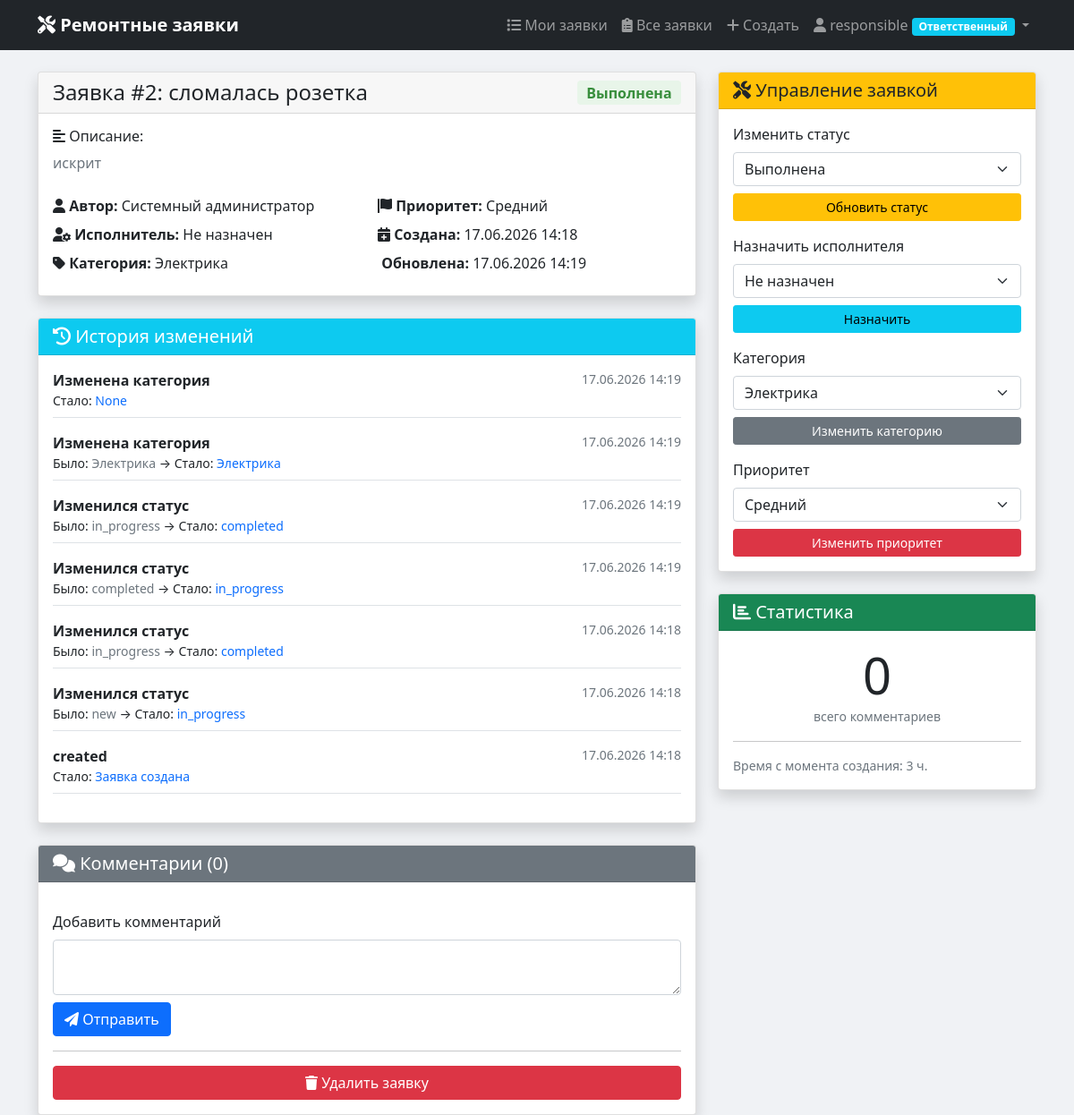
The app's page /2 (signed in), older data.
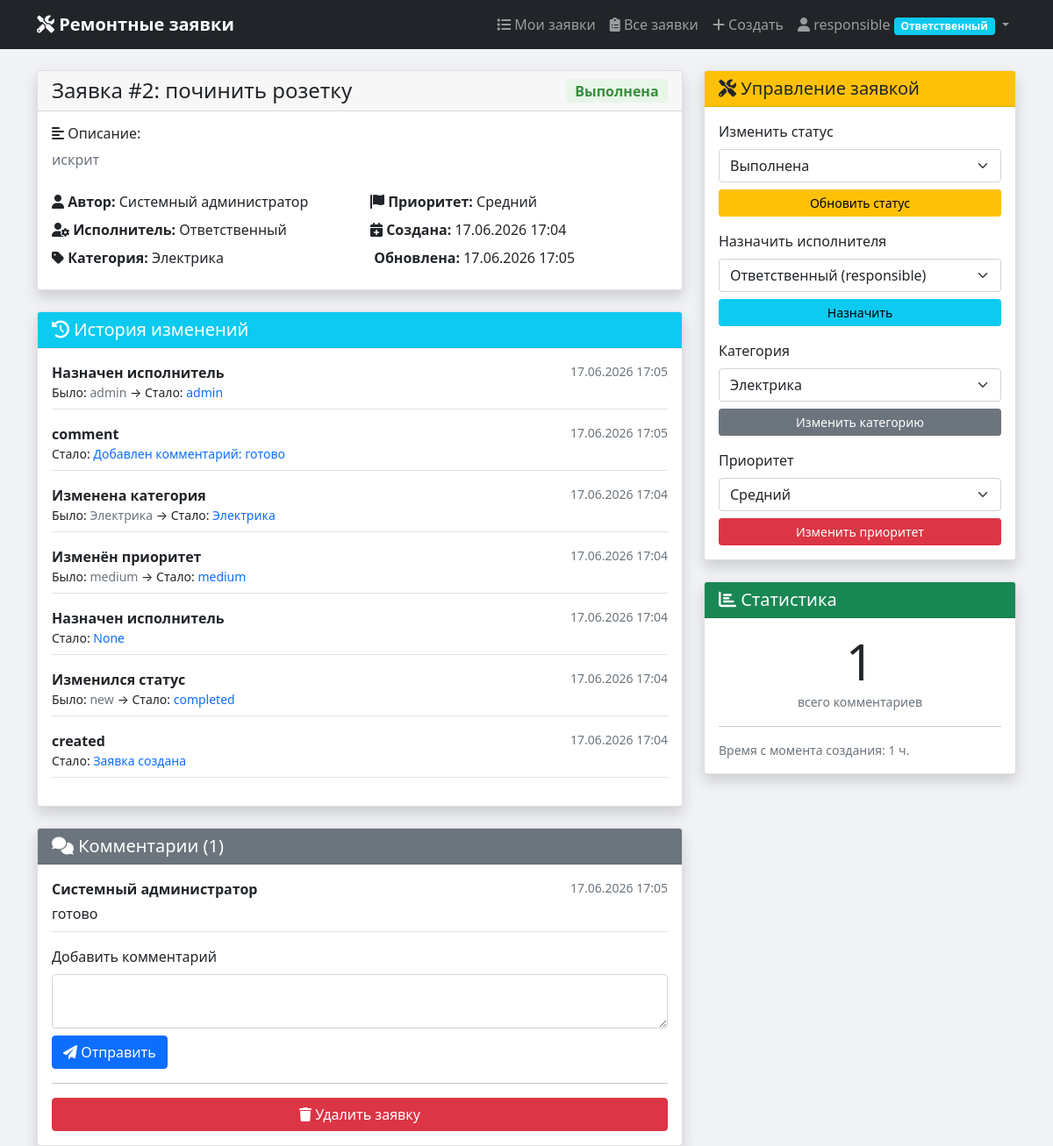
The same page, newer data.
### app/models.py (models this page shows, shortened)
class Ticket(db.Model):
    __tablename__ = 'tickets'
    id = db.Column(db.Integer, primary_key=True)
    title = db.Column(db.String(200), nullable=False)
    description = db.Column(db.Text)
    status = db.Column(db.String(20), default='new')  # new, in_progress, completed, canceled
    priority = db.Column(db.String(20), default='medium')  # low, medium, high, critical
    created_at = db.Column(db.DateTime, default=datetime.utcnow)
    updated_at = db.Column(db.DateTime, default=datetime.utcnow, onupdate=datetime.utcnow)
    author_id = db.Column(db.Integer, db.ForeignKey('users.id'), nullable=False)
    assignee_id = db.Column(db.Integer, db.ForeignKey('users.id'), nullable=True)
    category_id = db.Column(db.Integer, db.ForeignKey('categories.id'), nullable=True)
    comments = db.relationship('Comment', backref='ticket', lazy=True, cascade='all, delete-orphan')
    history = db.relationship('TicketHistory', backref='ticket', lazy=True, cascade='all, delete-orphan')

class TicketHistory(db.Model):
    __tablename__ = 'ticket_history'
    id = db.Column(db.Integer, primary_key=True)
    field_name = db.Column(db.String(50))
    old_value = db.Column(db.String(200))
    new_value = db.Column(db.String(200))
    change_date = db.Column(db.DateTime, default=datetime.utcnow)
    ticket_id = db.Column(db.Integer, db.ForeignKey('tickets.id'), nullable=False)

class User(UserMixin, db.Model):
    __tablename__ = 'users'
    id = db.Column(db.Integer, primary_key=True)
    username = db.Column(db.String(80), unique=True, nullable=False)
    email = db.Column(db.String(120), unique=True, nullable=False)
    password_hash = db.Column(db.String(200), nullable=False)
    role = db.Column(db.String(20), default='user')  # user, responsible, admin
    full_name = db.Column(db.String(100))
    created_at = db.Column(db.DateTime, default=datetime.utcnow)
    tickets_created = db.relationship('Ticket', foreign_keys='Ticket.author_id', backref='author', lazy=True)
    tickets_assigned = db.relationship('Ticket', foreign_keys='Ticket.assignee_id', backref='assignee', lazy=True)
    comments = db.relationship('Comment', backref='user', lazy=True)
    def is_responsible(self):
        return self.role in ['responsible', 'admin']

class Category(db.Model):
    __tablename__ = 'categories'
    id = db.Column(db.Integer, primary_key=True)
    name = db.Column(db.String(50), unique=True, nullable=False)
    description = db.Column(db.String(200))
    tickets = db.relationship('Ticket', backref='category', lazy=True)

class Comment(db.Model):
    __tablename__ = 'comments'
    id = db.Column(db.Integer, primary_key=True)
    content = db.Column(db.Text, nullable=False)
    created_at = db.Column(db.DateTime, default=datetime.utcnow)
    ticket_id = db.Column(db.Integer, db.ForeignKey('tickets.id'), nullable=False)
    user_id = db.Column(db.Integer, db.ForeignKey('users.id'), nullable=False)

### app/tickets.py (the view)
@tickets_bp.route('/<int:ticket_id>')
@login_required
def view_ticket(ticket_id):
    ticket = Ticket.query.get_or_404(ticket_id)
    if not current_user.is_responsible() and ticket.author_id != current_user.id:
        flash('У вас нет доступа к этой заявке', 'danger')
        return redirect(url_for('tickets.list_tickets'))
    responsible_users = User.query.filter(User.role.in_(['responsible', 'admin'])).all()
    categories = Category.query.all()
    from datetime import datetime
    now = datetime.utcnow()
    return render_template('ticket_detail.html',
                         ticket=ticket,
                         responsible_users=responsible_users,
                         categories=categories,
                         now=now)

### app/templates/ticket_detail.html (shortened to what the changed rows need)
{% extends "base.html" %}
{% block content %}
<div class="row">
    <div id="ticket-detail-root" class="col-lg-8">
        <div class="card shadow mb-4">
            <div class="card-header d-flex justify-content-between align-items-center">
                <h4 class="mb-0">Заявка #{{ ticket.id }}: {{ ticket.title }}</h4>
                <span class="badge status-{{ ticket.status.replace('_', '') }} fs-6">
                    {% if ticket.status == 'new' %}Новая
                    {% elif ticket.status == 'in_progress' %}В работе
                    {% elif ticket.status == 'completed' %}Выполнена
                    {% else %}Отменена{% endif %}
                </span>
            </div>
            <div class="card-body">
                <div class="mb-4">
                    <h6><i class="fas fa-align-left"></i> Описание:</h6>
                    <p class="text-muted">{{ ticket.description or 'Описание отсутствует' }}</p>
                </div>
                <div class="row">
                    <div class="col-md-6">
                        <div class="mb-2">
                            <strong><i class="fas fa-user-cog"></i> Исполнитель:</strong>
                            <span>{{ ticket.assignee.full_name or ticket.assignee.username if ticket.assignee else 'Не назначен' }}</span>
                        </div>
                    </div>
                    <div class="col-md-6">
                        <div class="mb-2">
                            <strong><i class="fas fa-calendar-plus"></i> Создана:</strong>
                            <span>{{ ticket.created_at.strftime('%d.%m.%Y %H:%M') }}</span>
                        </div>
                        <div class="mb-2">
                            <strong> Обновлена:</strong>
                            <span>{{ ticket.updated_at.strftime('%d.%m.%Y %H:%M') }}</span>
                        </div>
                    </div>
                </div>
            </div>
        </div>
        <div class="card shadow mb-4">
            <div class="card-body">
                {% if ticket.history %}
                    <div class="timeline">
                        {% for event in ticket.history|sort(attribute='change_date', reverse=True) %}
                        <div class="mb-3 pb-2 border-bottom">
                            <div class="d-flex justify-content-between">
                                <strong>
                                    {% if event.field_name == 'status' %}Изменился статус
                                    {% elif event.field_name == 'assignee' %}Назначен исполнитель
                                    {% elif event.field_name == 'category' %}Изменена категория
                                    {% elif event.field_name == 'priority' %}Изменён приоритет
                                    {% else %}{{ event.field_name }}{% endif %}
                                </strong>
                                <small class="text-muted">{{ event.change_date.strftime('%d.%m.%Y %H:%M') }}</small>
                            </div>
                            <div class="small">
                                {% if event.old_value %}
                                    Было: <span class="text-muted">{{ event.old_value }}</span> →
                                {% endif %}
                                Стало: <span class="text-primary">{{ event.new_value }}</span>
                            </div>
                        </div>
                        {% endfor %}
                    </div>
                {% else %}
                    <p class="text-muted">История изменений пуста</p>
                {% endif %}
            </div>
        </div>
        <div class="card shadow">
            <div class="card-header bg-secondary text-white">
                <h5 class="mb-0"><i class="fas fa-comments"></i> Комментарии ({{ ticket.comments|length }})</h5>
            </div>
            <div class="card-body">
                {% for comment in ticket.comments|sort(attribute='created_at') %}
                <div class="mb-3 pb-2 border-bottom">
                    <div class="d-flex justify-content-between">
                        <strong>{{ comment.user.full_name or comment.user.username }}</strong>
                        <small class="text-muted">{{ comment.created_at.strftime('%d.%m.%Y %H:%M') }}</small>
                    </div>
                    <p class="mb-0 mt-1">{{ comment.content }}</p>
                </div>
                {% endfor %}
            </div>
        </div>
    </div>
    <div class="col-lg-4">
        {% if current_user.is_responsible() %}
        <div class="card shadow mb-4">
            <div class="card-header bg-warning">
                <h5 class="mb-0"><i class="fas fa-tools"></i> Управление заявкой</h5>
            </div>
            <div class="card-body">
                <form method="POST" action="{{ url_for('tickets.edit_ticket_ajax', ticket_id=ticket.id) }}" class="mb-3 ajax-ticket-form">
                    <label class="form-label">Изменить статус</label>
                    <select name="status" class="form-select mb-2">
                        <option value="completed" {% if ticket.status == 'completed' %}selected{% endif %}>Выполнена</option>
                    </select>
                    <button type="submit" class="btn btn-sm btn-warning w-100">Обновить статус</button>
                </form>
                <form method="POST" action="{{ url_for('tickets.edit_ticket_ajax', ticket_id=ticket.id) }}" class="mb-3 ajax-ticket-form">
                    <label class="form-label">Назначить исполнителя</label>
                    <select name="assignee_id" class="form-select mb-2">
                        <option value="">Не назначен</option>
                        {% for user in responsible_users %}
                        <option value="{{ user.id }}" {% if ticket.assignee_id == user.id %}selected{% endif %}>
                            {{ user.full_name or user.username }} ({{ user.role }})
                        </option>
                        {% endfor %}
                    </select>
                    <button type="submit" class="btn btn-sm btn-info w-100">Назначить</button>
                </form>
                <form method="POST" action="{{ url_for('tickets.edit_ticket_ajax', ticket_id=ticket.id) }}" class="mb-3 ajax-ticket-form">
                    <label class="form-label">Категория</label>
                    <select name="category_id" class="form-select mb-2">
                        {% for cat in categories %}
                        <option value="{{ cat.id }}" {% if ticket.category_id == cat.id %}selected{% endif %}>
                            {{ cat.name }}
                        </option>
                        {% endfor %}
                    </select>
                    <button type="submit" class="btn btn-sm btn-secondary w-100">Изменить категорию</button>
                </form>
                <form method="POST" action="{{ url_for('tickets.edit_ticket_ajax', ticket_id=ticket.id) }}" class="ajax-ticket-form">
                    <label class="form-label">Приоритет</label>
                    <select name="priority" class="form-select mb-2">
                        <option value="medium" {% if ticket.priority == 'medium' %}selected{% endif %}>Средний</option>
                    </select>
                    <button type="submit" class="btn btn-sm btn-danger w-100">Изменить приоритет</button>
                </form>
            </div>
        </div>
        {% endif %}
        <div class="card shadow">
            <div class="card-body">
                <div class="text-center">
                    <div class="display-4">{{ ticket.comments|length }}</div>
                    <small class="text-muted">всего комментариев</small>
                </div>
                <div class="small text-muted">
                    <div>Время с момента создания:
                        {% set delta = (now or ticket.updated_at) - ticket.created_at %}
                        {% set days = delta.days %}
                        {% set hours = delta.seconds // 3600 %}
                        {% if days > 0 %}{{ days }} д. {% endif %}{{ hours }} ч.
                    </div>
                </div>
            </div>
        </div>
    </div>
</div>
{% endblock %}

### app/templates/base.html (shortened to what this page needs)
<!DOCTYPE html>
<html lang="ru">
<head>
    <link href="https://cdn.jsdelivr.net/npm/bootstrap@5.1.3/dist/css/bootstrap.min.css" rel="stylesheet">
    <link rel="stylesheet" href="https://cdnjs.cloudflare.com/ajax/libs/font-awesome/6.0.0/css/all.min.css">
</head>
<body>
    <nav class="navbar navbar-expand-lg navbar-dark bg-dark">
        <div class="container">
            <a class="navbar-brand" href="{{ url_for('index') }}">
                <i class="fas fa-tools"></i> Ремонтные заявки
            </a>
            <div class="collapse navbar-collapse" id="navbarNav">
                <ul class="navbar-nav ms-auto">
                    {% if current_user.is_authenticated %}
                        <li class="nav-item">
                            <a class="nav-link" href="{{ url_for('tickets.list_tickets') }}">
                                <i class="fas fa-list"></i> Мои заявки
                            </a>
                        </li>
                        {% if current_user.is_responsible() %}
                        <li class="nav-item">
                            <a class="nav-link" href="{{ url_for('tickets.list_tickets') }}">
                                <i class="fas fa-clipboard-list"></i> Все заявки
                            </a>
                        </li>
                        {% endif %}
                        <li class="nav-item">
                            <a class="nav-link" href="{{ url_for('tickets.create_ticket') }}">
                                <i class="fas fa-plus"></i> Создать
                            </a>
                        </li>
                        <li class="nav-item dropdown">
                            <a class="nav-link dropdown-toggle" href="#" id="userDropdown" role="button" data-bs-toggle="dropdown">
                                <i class="fas fa-user"></i> {{ current_user.username }}
                                {% if current_user.role == 'responsible' %}
                                    <span class="badge bg-info">Ответственный</span>
                                {% elif current_user.role == 'admin' %}
                                    <span class="badge bg-danger">Admin</span>
                                {% endif %}
                            </a>
                        </li>
                    {% endif %}
                </ul>
            </div>
        </div>
    </nav>
    <div class="container mt-4">
        {% block content %}{% endblock %}
    </div>
</body>
</html>

Row changes from the older to the newer data that the page shows:
removed TicketHistory: field_name "Изменена категория", change_date "17.06.2026 14:19", new_value "None"
removed TicketHistory: field_name "Изменена категория", change_date "17.06.2026 14:19", old_value "Электрика", new_value "Электрика"
removed TicketHistory: field_name "Изменился статус", change_date "17.06.2026 14:19", old_value "in_progress", new_value "completed"
removed TicketHistory: field_name "Изменился статус", change_date "17.06.2026 14:19", old_value "completed", new_value "in_progress"
removed TicketHistory: field_name "Изменился статус", change_date "17.06.2026 14:18", old_value "in_progress", new_value "completed"
changed User "responsible": assignee (not shown) → "Ответственный"
changed Ticket "искрит": title "сломалась розетка" → "починить розетку"; created_at "17.06.2026 14:18" → "17.06.2026 17:04"; updated_at "17.06.2026 14:19" → "17.06.2026 17:05"; assignee_id (not shown) → "Ответственный (responsible)"
added TicketHistory: field_name "Назначен исполнитель", change_date "17.06.2026 17:05", old_value "admin", new_value "admin"
added TicketHistory: field_name "comment", change_date "17.06.2026 17:05", new_value "Добавлен комментарий: готово"
added TicketHistory: field_name "Изменена категория", change_date "17.06.2026 17:04", old_value "Электрика", new_value "Электрика"
added TicketHistory: field_name "Изменён приоритет", change_date "17.06.2026 17:04", old_value "medium", new_value "medium"
added TicketHistory: field_name "Назначен исполнитель", change_date "17.06.2026 17:04", new_value "None"
changed TicketHistory "new": change_date "17.06.2026 14:18" → "17.06.2026 17:04"; new_value "in_progress" → "completed"
changed TicketHistory "created": change_date "17.06.2026 14:18" → "17.06.2026 17:04"
added Comment: user "Системный администратор", created_at "17.06.2026 17:05", content "готово"
Text that changed along with them:
{{ ticket.comments|length }}: "0" → "1"
{{ hours }}: "3" → "1"
form field assignee_id: "Не назначен" → (not shown)
text no longer shown: "Не назначен"
